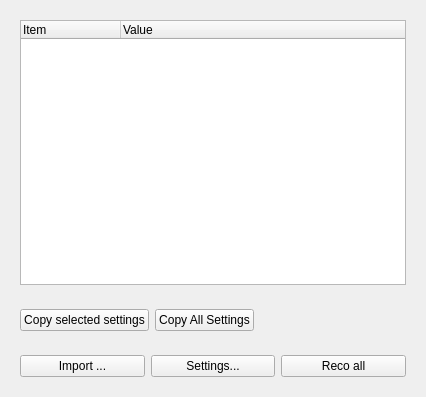
<?xml version="1.0" encoding="UTF-8"?>
<ui version="4.0">
 <class>QueeWidget</class>
 <widget class="QWidget" name="QueeWidget">
  <property name="geometry">
   <rect>
    <x>0</x>
    <y>0</y>
    <width>426</width>
    <height>397</height>
   </rect>
  </property>
  <property name="windowTitle">
   <string>Form</string>
  </property>
  <layout class="QVBoxLayout" name="verticalLayout">
   <item>
    <widget class="QWidget" name="TreePlaceHolder" native="true">
     <layout class="QVBoxLayout" name="verticalLayout_2">
      <item>
       <widget class="QTreeWidget" name="treeWidget">
        <property name="acceptDrops">
         <bool>true</bool>
        </property>
        <column>
         <property name="text">
          <string>Item</string>
         </property>
        </column>
        <column>
         <property name="text">
          <string>Value</string>
         </property>
        </column>
       </widget>
      </item>
     </layout>
    </widget>
   </item>
   <item>
    <widget class="QWidget" name="widget" native="true">
     <layout class="QHBoxLayout" name="horizontalLayout_2">
      <item>
       <widget class="QPushButton" name="btn_selected_setting">
        <property name="text">
         <string>Copy selected settings</string>
        </property>
       </widget>
      </item>
      <item>
       <widget class="QPushButton" name="btn_copy">
        <property name="text">
         <string>Copy All Settings</string>
        </property>
       </widget>
      </item>
      <item>
       <spacer name="horizontalSpacer">
        <property name="orientation">
         <enum>Qt::Horizontal</enum>
        </property>
        <property name="sizeHint" stdset="0">
         <size>
          <width>40</width>
          <height>20</height>
         </size>
        </property>
       </spacer>
      </item>
     </layout>
    </widget>
   </item>
   <item>
    <widget class="QWidget" name="ButtonPlaceHolder" native="true">
     <layout class="QHBoxLayout" name="horizontalLayout">
      <item>
       <widget class="QPushButton" name="btn_import">
        <property name="text">
         <string>Import ...</string>
        </property>
       </widget>
      </item>
      <item>
       <widget class="QPushButton" name="btn_settings">
        <property name="text">
         <string>Settings...</string>
        </property>
       </widget>
      </item>
      <item>
       <widget class="QPushButton" name="btn_reco">
        <property name="text">
         <string>Reco all</string>
        </property>
       </widget>
      </item>
     </layout>
    </widget>
   </item>
  </layout>
 </widget>
 <resources/>
 <connections/>
</ui>
